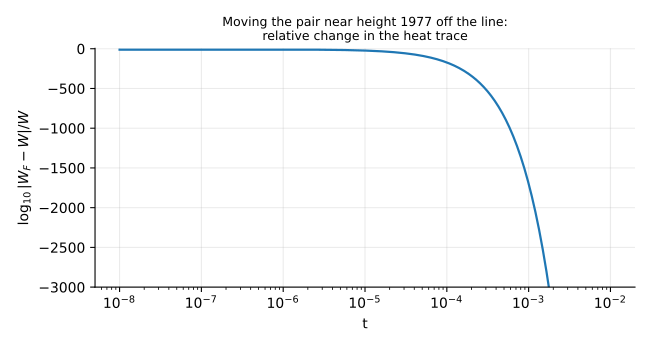

This chart was generated by the following Python code:
# Proposed code/perturb.py (written in round 2 of the editing, misc/repro/reconstruct/p13_perturb_fig/code_proposal/;
# it replaces section 8 of code/plots3.py, which plots an empty panel). Figure fig:ch13:perturb, fig/perturb.pdf: the
# relative change |W_F-W|/W of the heat trace when the closest pair of zeros in (1000, 2000) is moved to distance 1/4
# from the critical line (Theorem thm:ch13:perturb). W_F-W is evaluated in mpmath at 40 digits, because in double
# precision its terms underflow for t > 2e-4; W is the sum over the first 1700 zeros, as in the archived figure, which
# this script redraws exactly (with Matplotlib 3.10.8 the page content of the PDF is byte for byte the archived one).
# perturb.json records the pair, the curve, the maximum, the zero of W_F-W, where the change falls below 1e-1000, and,
# at a few small t, W from the explicit formula eq:ch2:Warith, which the sum over 1700 zeros falls short of below
# t = 1e-6. Writes perturb.json and fig/perturb.pdf; under three minutes on one core, most of it for the explicit formula.
import json, os, numpy as np, mpmath as mp, matplotlib
from sympy import primerange
matplotlib.use('Agg'); import matplotlib.pyplot as plt
plt.rcParams.update({'font.size':10,'axes.grid':True,'grid.alpha':0.25,'axes.spines.top':False,'axes.spines.right':False})
mp.mp.dps=40
g=np.concatenate([np.load(f) for f in ['g_1_400.npy','g_401_1000.npy','g_1001_1700.npy']])
gp=g[(g>1000)&(g<2000)]; k=int(np.argmin(np.diff(gp))); A_,B_=gp[k],gp[k+1]; gg=(A_+B_)/2
A,B,G=mp.mpf(float(A_)),mp.mpf(float(B_)),mp.mpf(float(gg)); a=G**2-mp.mpf(1)/16-1j*G/2   # a=-w^2, w=1/4+ig
G2=[mp.mpf(float(x))**2 for x in g]
dW=lambda t: 2*mp.re(mp.exp(-a*t))-mp.exp(-A*A*t)-mp.exp(-B*B*t)
W=lambda t: mp.fsum(mp.exp(-x*t) for x in G2)
rel=lambda t: mp.log10(abs(dW(t))/W(t))
PP=[(mp.log(p),p**j) for p in primerange(2,1000) for j in range(1,10) if p**j<1000]
def Wexp(t):   # e^{t/4} + archimedean integral - prime sum; prime powers below 1000 suffice for t <= 0.01
    m=lambda r: mp.re(mp.digamma(mp.mpf(1)/4+0.5j*r))-mp.log(mp.pi)
    R=14/mp.sqrt(t); pts=[mp.mpf(0)]+[mp.mpf(2)**j for j in range(-1,80) if mp.mpf(2)**j<R]+[R]
    ar=mp.quad(lambda r: mp.exp(-r*r*t)*m(r),pts)/(2*mp.pi)
    pr=mp.fsum(L/mp.sqrt(n)*mp.exp(-mp.log(n)**2/(4*t)) for L,n in PP)/(2*mp.sqrt(mp.pi*t))
    return mp.exp(t/4)+ar-pr
tt=np.logspace(-8,-2,400); y=[float(rel(mp.mpf(t))) for t in tt]
def argmax(f,lo=mp.mpf(-6.6),hi=mp.mpf(-5.6)):   # maximum of f(log10 t), by golden section
    q=(mp.sqrt(5)-1)/2; u1,u2=hi-q*(hi-lo),lo+q*(hi-lo); f1,f2=f(u1),f(u2)
    for _ in range(60):
        if f1>f2: hi,u2,f2=u2,u1,f1; u1=hi-q*(hi-lo); f1=f(u1)
        else: lo,u1,f1=u1,u2,f2; u2=lo+q*(hi-lo); f2=f(u2)
    return 10**((lo+hi)/2)
tmax=argmax(lambda u: rel(10**u)); tm2=argmax(lambda u: mp.log10(abs(dW(10**u))/Wexp(10**u)))
t0=mp.findroot(dW,(mp.mpf('5e-8'),mp.mpf('1.5e-7')),solver='anderson')   # W_F=W here, near 1/(2g^2)
t1000=10**mp.findroot(lambda u: rel(10**u)+1000,-3.2)
chk={'%g'%t: dict(W1700=float(W(mp.mpf(t))),Wexp=float(Wexp(mp.mpf(t))),log10_rel_1700=float(rel(mp.mpf(t))),
     log10_rel_exp=float(mp.log10(abs(dW(mp.mpf(t)))/Wexp(mp.mpf(t))))) for t in [1e-8,1e-7,7e-7,1e-6,1e-5]}
out=dict(pair=[float(A_),float(B_)],index=[int(np.nonzero(g==A_)[0][0])+1,int(np.nonzero(g==B_)[0][0])+1],g=float(gg),
         t=tt.tolist(),log10_rel=y,max_rel=float(10**rel(tmax)),t_max=float(tmax),
         max_rel_Wexp=float(abs(dW(tm2))/Wexp(tm2)),t_max_Wexp=float(tm2),
         t_zero=float(t0),t_below_1e_minus_1000=float(t1000),W_check=chk)
json.dump(out,open('perturb.json','w'),indent=1)
fig,ax=plt.subplots(figsize=(6.5,3.5))
ax.semilogx(tt,y,lw=1.6)
ax.set_ylim(-3000,5); ax.set_xlabel('t'); ax.set_ylabel(r'$\log_{10}|W_F-W|/W$')
ax.set_title('Moving the pair near height %.0f off the line:\nrelative change in the heat trace'%gg,fontsize=9)
os.makedirs('fig',exist_ok=True); fig.tight_layout(); fig.savefig('fig/perturb.pdf'); plt.close()
print('pair',A_,B_,'max %.4g at t=%.4g (W from the explicit formula: %.4g at t=%.4g), W_F=W at t=%.4g, below 1e-1000 from t=%.4g'
      %(out['max_rel'],out['t_max'],out['max_rel_Wexp'],out['t_max_Wexp'],out['t_zero'],out['t_below_1e_minus_1000']))
